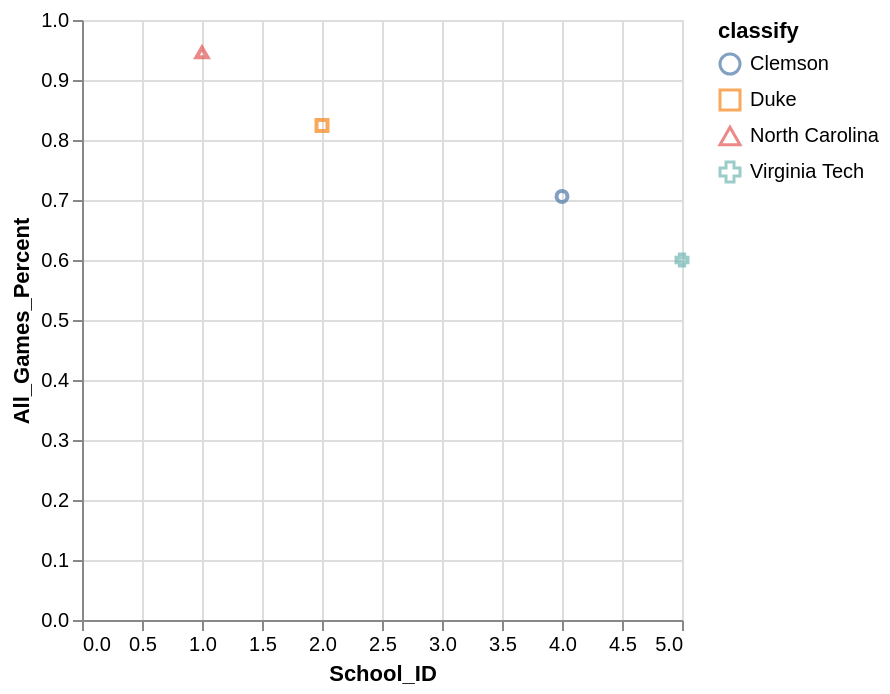

Express this chart as Vega-Lite.
### Vega-Lite specification from a JSON file in a GitHub repository (floating-point values rounded to 4 significant figures)
{"data": {"values": [{"x_data": 4, "y_data": 0.706, "classify": "Clemson"}, {"x_data": 2, "y_data": 0.824, "classify": "Duke"}, {"x_data": 1, "y_data": 0.946, "classify": "North Carolina"}, {"x_data": 5, "y_data": 0.6, "classify": "Virginia Tech"}]}, "mark": "point", "encoding": {"x": {"field": "x_data", "type": "quantitative", "title": "School_ID", "scale": {"zero": "false"}}, "y": {"field": "y_data", "type": "quantitative", "title": "All_Games_Percent", "scale": {"zero": "false"}}, "color": {"field": "classify", "type": "nominal"}, "shape": {"field": "classify", "type": "nominal"}}}
